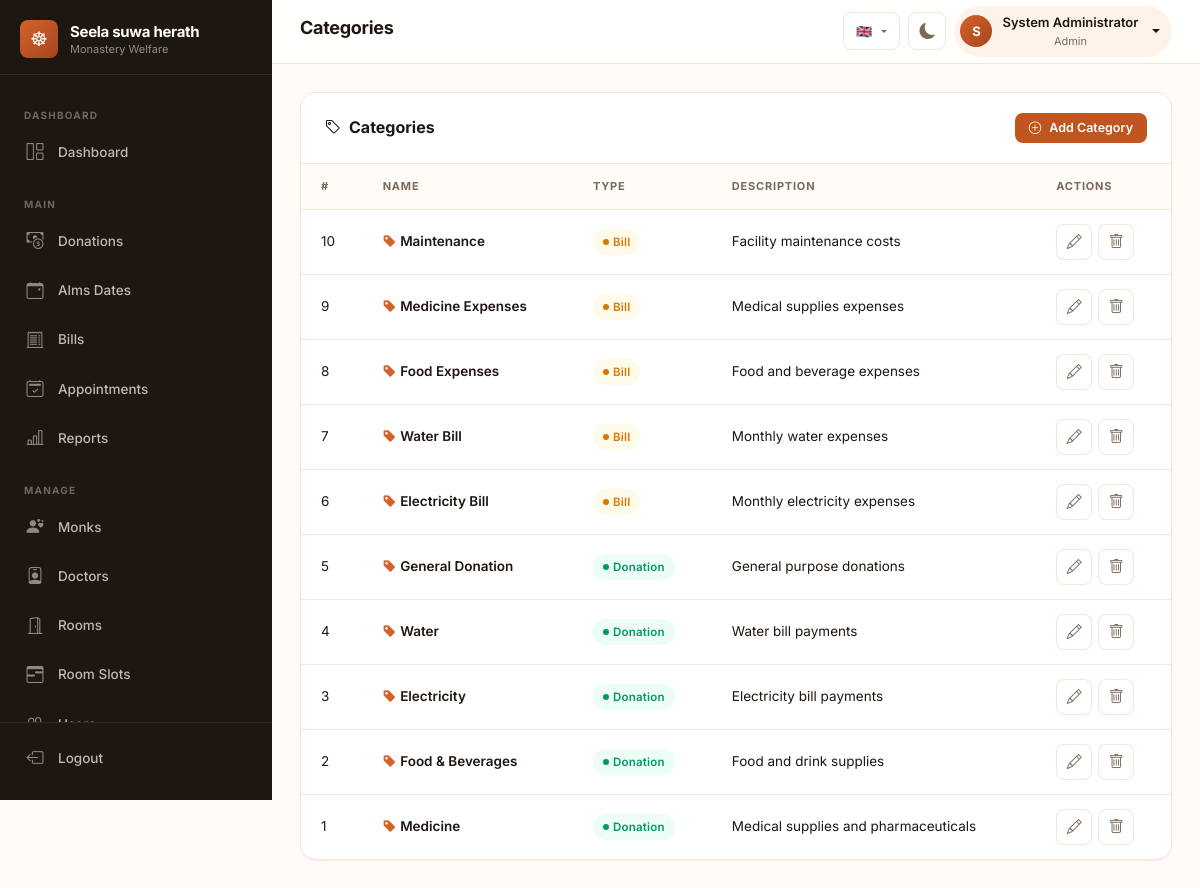
The page /pages/category_management.php (signed in) on the database its author committed.
### tables this page shows
CREATE TABLE categories (
    category_id INT PRIMARY KEY AUTO_INCREMENT,
    name VARCHAR(100) NOT NULL,
    type ENUM('donation', 'bill') NOT NULL COMMENT 'donation or bill category',
    description TEXT,
    created_at TIMESTAMP DEFAULT CURRENT_TIMESTAMP,
    INDEX idx_type (type)
);

### pages/category_management.php (the view, shortened to what this page needs)
<?php
$servername  = "localhost";
$db_username = "root";
$db_password = "";
$dbname      = "monastery_healthcare";
$con = new mysqli($servername, $db_username, $db_password, $dbname);
$result = $con->query("SELECT * FROM categories ORDER BY category_id DESC");
?>
<!DOCTYPE html>
<html lang="en">
<head>    <meta charset="UTF-8">
    <link href="https://cdn.jsdelivr.net/npm/bootstrap@5.3.3/dist/css/bootstrap.min.css" rel="stylesheet">
    <link rel="stylesheet" href="https://cdn.jsdelivr.net/npm/bootstrap-icons@1.11.1/font/bootstrap-icons.css">
</head>
<body>
<?php include ROOT_PATH . 'includes/navbar.php'; ?>
    <div class="modern-table-wrapper">
        <div class="modern-table-header">
            <h5><i class="bi bi-tag me-2"></i>Categories</h5>
            <button class="btn-modern btn-primary-modern btn-sm-modern" data-bs-toggle="modal" data-bs-target="#addModal">
                <i class="bi bi-plus-circle"></i> Add Category
            </button>
        </div>
        <div class="table-responsive-modern">
            <table class="modern-table">
                <thead>
                    <tr>
                        <th>#</th>
                        <th>Name</th>
                        <th>Type</th>
                        <th>Description</th>
                        <th>Actions</th>
                    </tr>
                </thead>
                <tbody>
                    <?php while ($row = $result->fetch_assoc()): ?>
                    <tr>
                        <td><?= $row['category_id'] ?></td>
                        <td><div style="font-weight:600;"><i class="bi bi-tag-fill me-1" style="color:var(--primary-500);"></i><?= htmlspecialchars($row['name']) ?></div></td>
                        <td>
                            <?php if ($row['type'] == 'donation'): ?>
                                <span class="badge-modern badge-success badge-dot">Donation</span>
                            <?php else: ?>
                                <span class="badge-modern badge-warning badge-dot">Bill</span>
                            <?php endif; ?>
                        </td>
                        <td><?= htmlspecialchars($row['description'] ?? '') ?></td>
                        <td>
                            <div style="display:flex;gap:6px;">
                                <button class="btn-icon" data-bs-toggle="modal" data-bs-target="#editModal<?= $row['category_id'] ?>" title="Edit">
                                    <i class="bi bi-pencil"></i>
                                </button>
                                <button class="btn-icon danger" data-bs-toggle="modal" data-bs-target="#deleteModal<?= $row['category_id'] ?>" title="Delete">
                                    <i class="bi bi-trash"></i>
                                </button>
                            </div>
                        </td>
                    </tr>
                    <?php endwhile; ?>
                </tbody>
            </table>
        </div>
    </div>
<?php include ROOT_PATH . 'includes/footer.php'; ?>
</body>
</html>

### rows shown on the page
categories: category_id "10", name "Maintenance", type "Bill", description "Facility maintenance costs"
categories: category_id "9", name "Medicine Expenses", type "Bill", description "Medical supplies expenses"
categories: category_id "8", name "Food Expenses", type "Bill", description "Food and beverage expenses"
categories: category_id "7", name "Water Bill", type "Bill", description "Monthly water expenses"
categories: category_id "6", name "Electricity Bill", type "Bill", description "Monthly electricity expenses"
categories: category_id "5", name "General Donation", type "Donation", description "General purpose donations"
categories: category_id "4", name "Water", type "Donation", description "Water bill payments"
categories: category_id "3", name "Electricity", type "Donation", description "Electricity bill payments"
categories: category_id "2", name "Food & Beverages", type "Donation", description "Food and drink supplies"
categories: category_id "1", name "Medicine", type "Donation", description "Medical supplies and pharmaceuticals"

### other values the page prints
__('dashboard') "DASHBOARD"
__('dashboard') "Dashboard"
__('donations') "Donations"
__('bills') "Bills"
__('appointments') "Appointments"
__('reports') "Reports"
__('manage') "MANAGE"
__('monks') "Monks"
__('doctors') "Doctors"
__('rooms') "Rooms"
__('room_slots') "Room Slots"
__('logout') "Logout"
$pageTitle "Categories"
$userInitial "S"
$userName "System Administrator"
